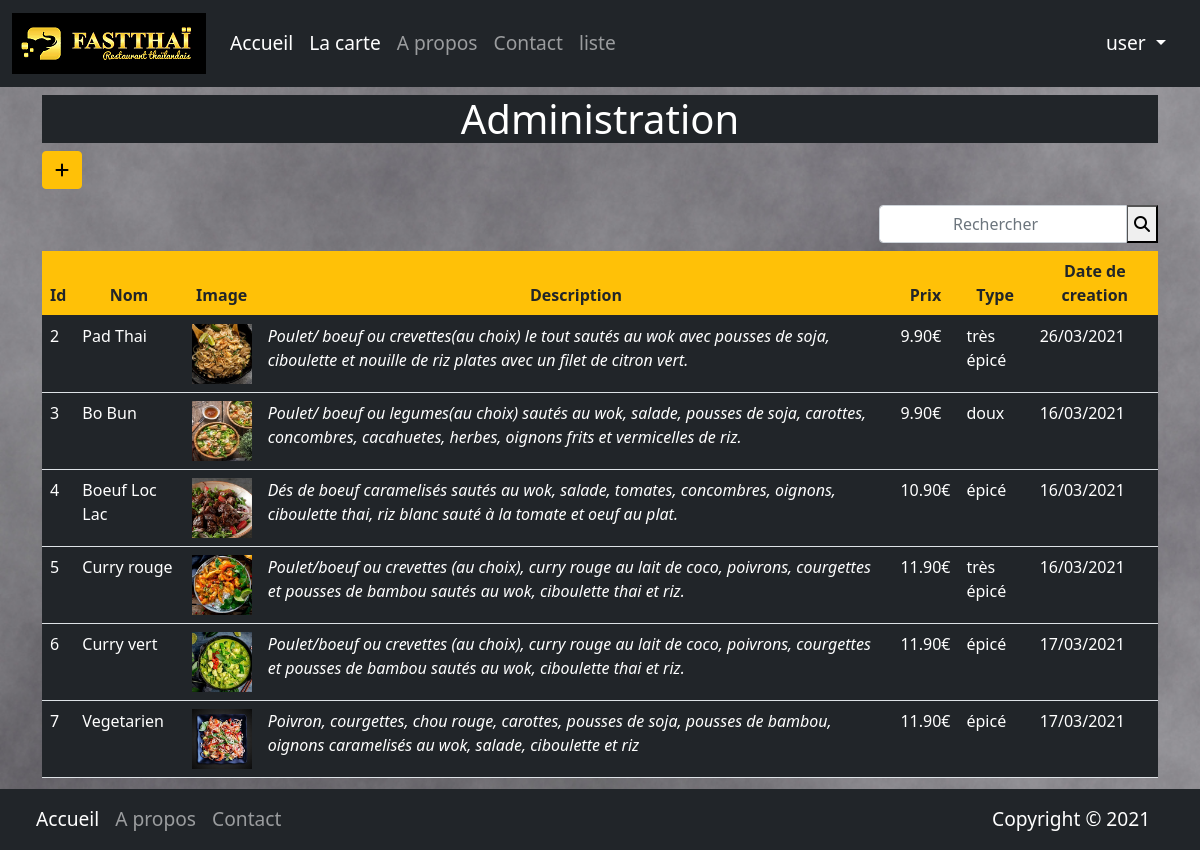
Page /admin/liste.php (signed in) on the committed database.
### tables this page shows
CREATE TABLE `plat` (
  `id_plat` int(11) NOT NULL,
  `nom_plat` varchar(50) NOT NULL,
  `image` varchar(50) NOT NULL,
  `description` text NOT NULL,
  `prix` float(10,2) NOT NULL,
  `created` date NOT NULL,
  `id_type` int(11) NOT NULL
);

CREATE TABLE `category` (
  `id_category` int(11) NOT NULL,
  `type` varchar(50) NOT NULL
);

### admin/liste.php (the view, shortened to what this page needs)
<?php
require_once('../connect.php');
function trDate($created){
    $dateArray = (explode("-",substr(($created),0,10)));
    $dateIns = $dateArray[2]."/".$dateArray[1]."/".$dateArray[0];
    return $dateIns;
}
if(isset($_POST['submit']) && !empty($_POST['search'])){
    $mCle = trim(addslashes(htmlentities($_POST['search'])));
    $sql = " SELECT * FROM plat p
    INNER JOIN category c
    ON p.id_type = c.id_category
    WHERE nom_plat LIKE '$mCle%'
    OR type LIKE '$mCle%'";
}else{
$sql = "SELECT * FROM plat p
        INNER JOIN category c
        ON p.id_type = c.id_category";
}
$result = mysqli_query($connexion, $sql);
?>
<?php require_once('../partials/header.inc'); ?>
<div class="container mt-2 ">
<h1 class="bg-dark text-center text-white ">Administration</h1>
<p class='text-right'><a href="ajouter.php" class="btn btn-warning "><i class="fas fa-plus"> </i></a></p>
<form action="<?=$_SERVER['PHP_SELF']; ?>" method="post">
    <div class="input-group justify-content-end mb-2">
        <input type="search" class="form-control offset-9 col-3 text-center" name="search" id="search" placeholder="Rechercher">
        <button type="submit" name="submit"><i class="fas fa-search"></i></button>
    </div>
</form>
<table class="table table-border bg bg-dark text-white mb-5">
    <thead class="table bg bg-warning text-center">
        <tr>
            <th>Id</th>
            <th>Nom</th>
            <th>Image</th>
            <th>Description</th>
            <th>Prix</th>
            <th>Type</th>
            <th>Date de creation</th>
        </tr>
    </thead>
    <tbody>
    <?php while($rows = mysqli_fetch_assoc($result)){  ?>
        <tr>
            <td><?= $rows['id_plat']; ?></td>
            <td><?= $rows['nom_plat']; ?></td>
            <td><img src="../assets/images/<?=$rows['image']; ?>"width="60"/></td>
            <td><i><?=  $rows['description']; ?></i></td>
            <td><?= $rows['prix']; ?>€</td>
            <td><?= $rows['type']; ?></td>
            <td> <?=trDate($rows['created']);?></td>
            </tr>
    <?php } ?>
    </tbody>
</table>
</div>
<br>
<?php require_once('../partials/footer.inc'); ?>

### rows in the picture
plat: id_plat "2", nom_plat "Pad Thai", image (picture), description "Poulet/ boeuf ou crevettes(au choix) le tout sautés au wok avec pousses de soja, ciboulette et nouille de riz plates avec un filet de citron vert.", prix "9.90", id_type.type "très épicé", created "26/03/2021"
plat: id_plat "3", nom_plat "Bo Bun", image (picture), description "Poulet/ boeuf ou legumes(au choix) sautés au wok, salade, pousses de soja, carottes, concombres, cacahuetes, herbes, oignons frits et vermicelles de riz.", prix "9.90", id_type.type "doux", created "16/03/2021"
plat: id_plat "4", nom_plat "Boeuf Loc Lac", image (picture), description "Dés de boeuf caramelisés sautés au wok, salade, tomates, concombres, oignons, ciboulette thai, riz blanc sauté à la tomate et oeuf au plat.", prix "10.90", id_type.type "épicé", created "16/03/2021"
plat: id_plat "5", nom_plat "Curry rouge", image (picture), description "Poulet/boeuf ou crevettes (au choix), curry rouge au lait de coco, poivrons, courgettes et pousses de bambou sautés au wok, ciboulette thai et riz.", prix "11.90", id_type.type "très épicé", created "16/03/2021"
plat: id_plat "6", nom_plat "Curry vert", image (picture), description "Poulet/boeuf ou crevettes (au choix), curry rouge au lait de coco, poivrons, courgettes et pousses de bambou sautés au wok, ciboulette thai et riz.", prix "11.90", id_type.type "épicé", created "17/03/2021"
plat: id_plat "7", nom_plat "Vegetarien", image (picture), description "Poivron, courgettes, chou rouge, carottes, pousses de soja, pousses de bambou, oignons caramelisés au wok, salade, ciboulette et riz", prix "11.90", id_type.type "épicé", created "17/03/2021"

### other values in the picture
$_SESSION['auth']['login'] "user"
